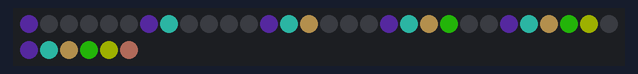
Simulated run of this program. Board: Raspberry Pi Pico running MicroPython. Parts: 36 RGB LEDs in strip order, left to right, continuing on the next row. Dim RGB values are drawn brighter than linear; random numbers come from a fixed seed; library files of the repository ran but are not shown: ws2812b.py.

Above: at 0.1 s.
At 5.1 s:
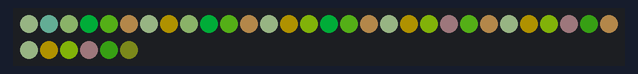
At 9.1 s:
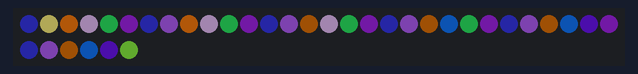
At 19.1 s:
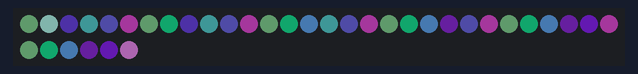
At 28.1 s:
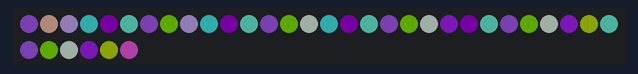
At 38.1 s:
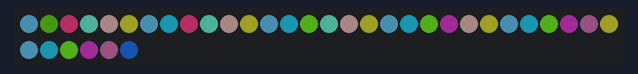

Measured:
- what the display in image 0 shows lasts 1.0 s, from 0.0 s to 1.0 s

The program:

LED_serial.py
```python
import time
import random
from ws2812b import ws2812b

num_leds = 6
pixels = ws2812b(num_leds, 0,16, delay=0)

x = 0
y = 0
z = 0

while(True):
    for i in range(num_leds):
        x = random.randint(0,63)
        y = random.randint(0,63)
        z = random.randint(0,63)
        pixels.set_pixel(i,x,y,z)
        pixels.show()
    time.sleep_ms(1000)
```
